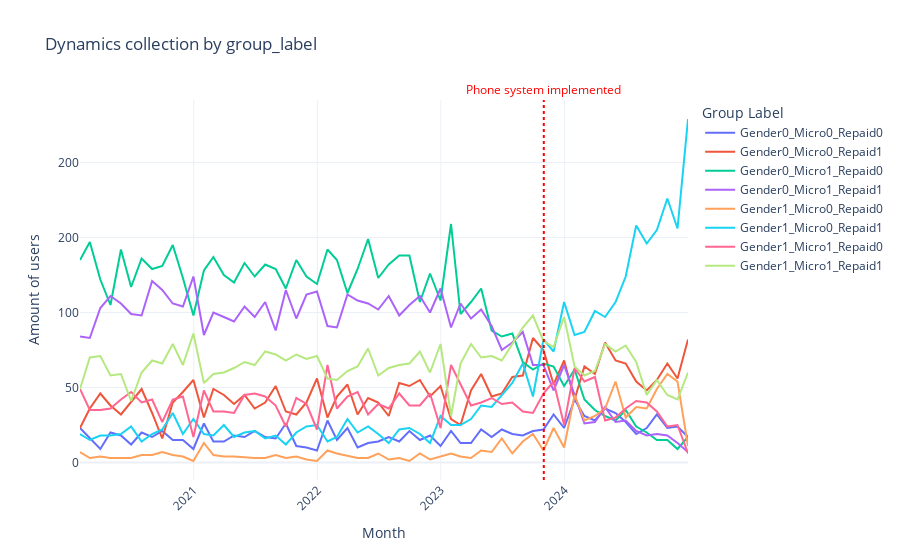

The code cell stored with this chart in its notebook:
### Code cell
tmp = (
    cl[['month_end', 'group_label', 'user_id']]
    .groupby(['month_end', 'group_label'])
    .agg(count=('user_id', 'count'))
    .reset_index()
)

fig = px.line(
    tmp,
    x='month_end',
    y='count',
    color='group_label',
    title='Dynamics collection by group_label',
    labels={'month_end': 'Month', 'count': 'Amount of users'},
    line_shape='linear'
)

fig.add_shape(
    type="line",
    x0="2023-11-01", x1="2023-11-01",
    y0=0, y1=1,
    xref='x', yref='paper',
    line=dict(color="red", width=2, dash="dot"),
)

fig.add_annotation(
    x="2023-11-01",
    y=1,
    xref="x",
    yref="paper",
    text="Phone system implemented",
    showarrow=False,
    yanchor="bottom",
    font=dict(color="red")
)

fig.update_layout(
    legend_title_text='Group Label',
    yaxis_tickformat='.1s',
    xaxis_tickangle=-45,
    template='plotly_white'
)

fig.show()
